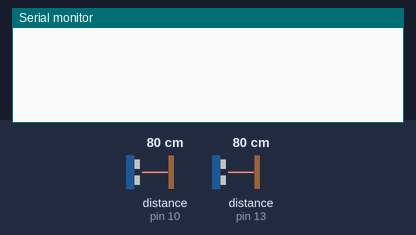
This sketch was run on a simulated Arduino Uno, built with avr-gcc and run on an emulated ATmega328P. Shown: the last lines printed to the serial monitor. Wiring (inferred from the names in the program): 2 × ultrasonic range finder: trigger pin 11, echo pin 10 / trigger pin 12, echo pin 13. The inputs (shaded band) are chosen by the test bench; at power-on: distance to the obstacle (sensors on pin 10, pin 13) 80 cm. The echo pulse lasts 58.3 µs per cm.

Above: at 2.8 s.
2.9 s: distance to the obstacle (sensor on pin 10) set to 45 cm
5.6 s: distance to the obstacle (sensor on pin 10) set to 36 cm
At 6.4 s:
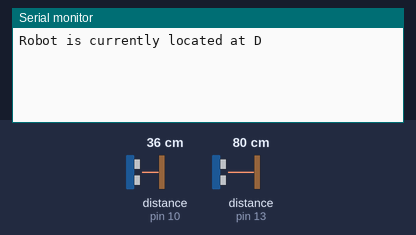
11.5 s: distance to the obstacle (sensor on pin 10) set to 24 cm
At 13.0 s:
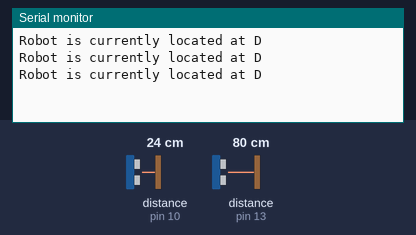
14.2 s: distance to the obstacle (sensor on pin 10) set to 19 cm
At 19.5 s:
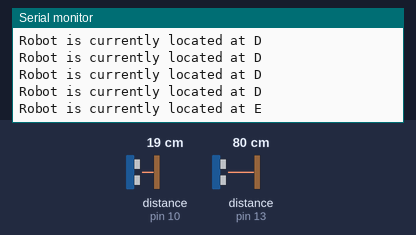

The sketch:

robot-with-simple-localization.ino
```cpp
int trig1 = 12;
int echo1 = 13;
int trig2 = 11;
int echo2 = 10;

int val = 0;
float prior[] = {0.2, 0.2, 0.2, 0.2, 0.2};

String sensorResult1, sensorResult2;

long duration, distance, sensor1, sensor2;

void setup() {
  // put your setup code here, to run once:
  pinMode(trig1, OUTPUT);
  pinMode(echo1, INPUT);
  pinMode(trig2, OUTPUT);
  pinMode(echo2, INPUT);
  Serial.begin(9600);

}

void loop() {

  // Calculate the the sensors
  calculate(trig1, echo1);
  sensor1 = distance;
  calculate(trig2, echo2);
  sensor2 = distance;

  sensorResult1 = translate(sensor1);
  sensorResult2 = translate(sensor2);

  if(sensorResult1.equals("close") && sensorResult2.equals("far")){
    Serial.print("Robot is currently located at ");
    Serial.println("A");
  }
  else if(sensorResult1.equals("midclose") && sensorResult2.equals("midfar")){
    Serial.print("Robot is currently located at ");
    Serial.println("B");
  }
  else if(sensorResult1.equals("mid") && sensorResult2.equals("mid")){
    Serial.print("Robot is currently located at ");
    Serial.println("C");
  }
  else if(sensorResult1.equals("midfar") && sensorResult2.equals("midclose")){
    Serial.print("Robot is currently located at ");
    Serial.println("D");
  }
  else if(sensorResult1.equals("far") && sensorResult2.equals("close")){
    Serial.print("Robot is currently located at ");
    Serial.println("E");
  }

  delay(2000);
}

void calculate(int trigPin,int echoPin)
{
  digitalWrite(trigPin, LOW);
  delayMicroseconds(2);
  digitalWrite(trigPin, HIGH);
  delayMicroseconds(10);
  digitalWrite(trigPin, LOW);
  duration = pulseIn(echoPin, HIGH);
  distance = (duration/2) / 29.1;
}

String translate(int val){

  if(val < 20){
    return "close";
  }
  else if (val < 40){
    return "midclose";
  }
  else if (val < 60){
    return "mid";
  }
  else if (val < 80){
    return "midfar";
  }
  else{
    return "far";
  }

}
```

Measured:
- the behaviour switches between 41 and 40 cm on distance to the obstacle (sensor on pin 10) (found by bisection; images 0 and 1)
- the behaviour switches between 21 and 20 cm on distance to the obstacle (sensor on pin 10) (found by bisection; images 2 and 3)
- after the input at 5.6 s, the serial monitor: prints a new line after 0.44 s (image 1)
- after the input at 14.2 s, the serial monitor: prints a new line after 3.9 s (image 3)
